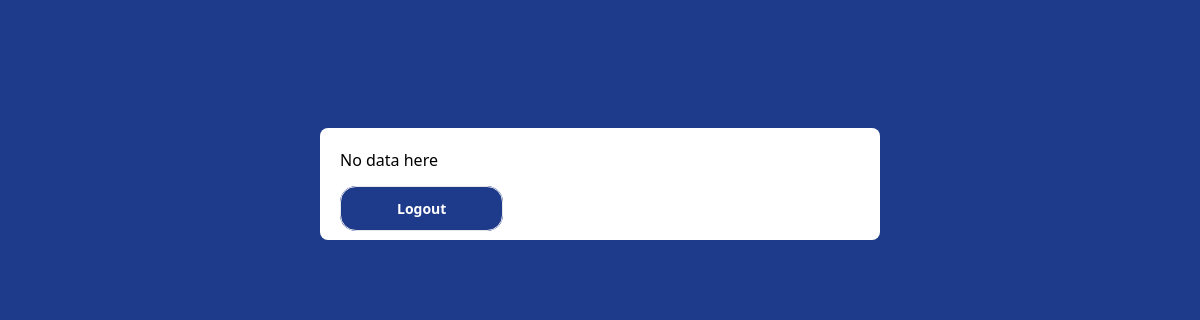
The app's page /list_report_form_view (signed in), older data.
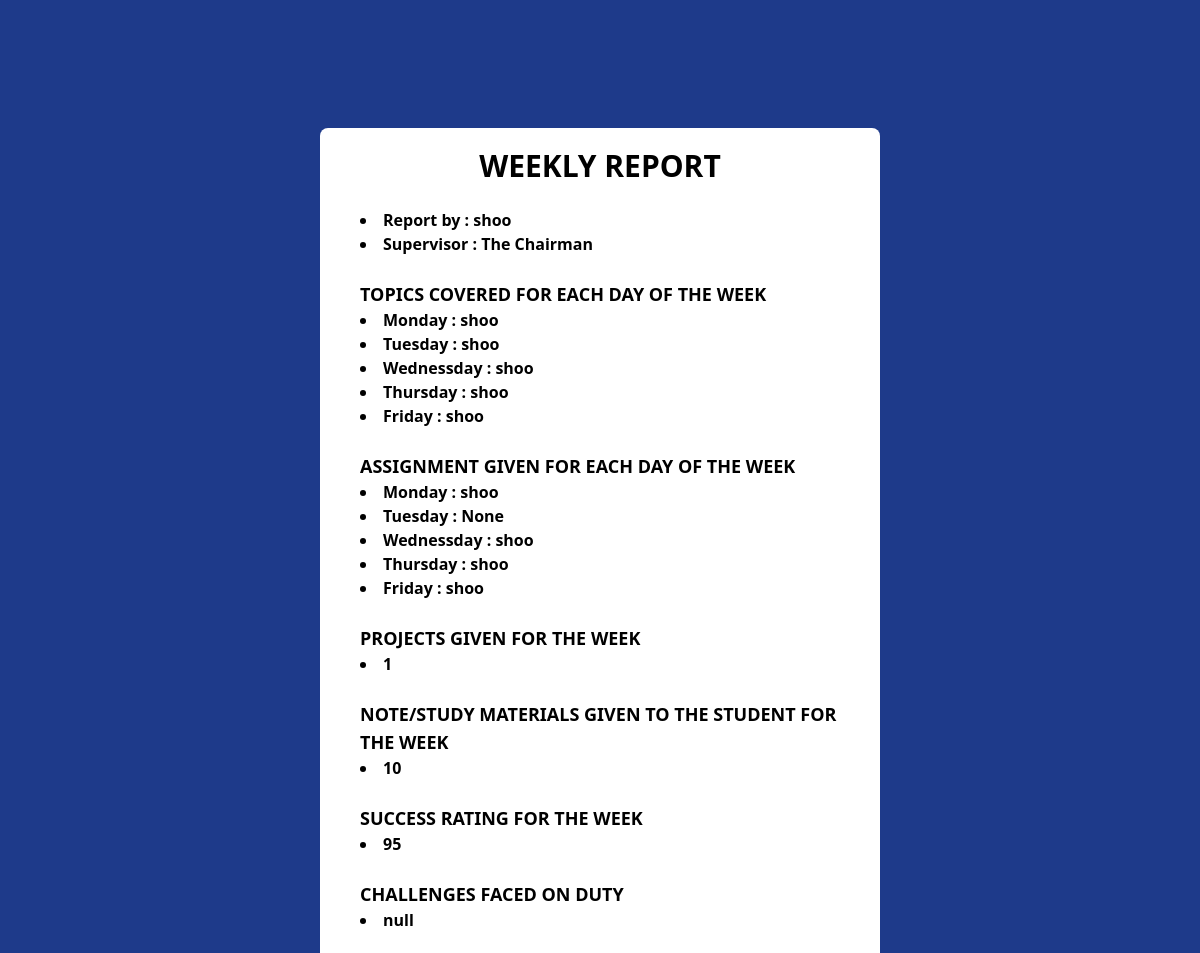
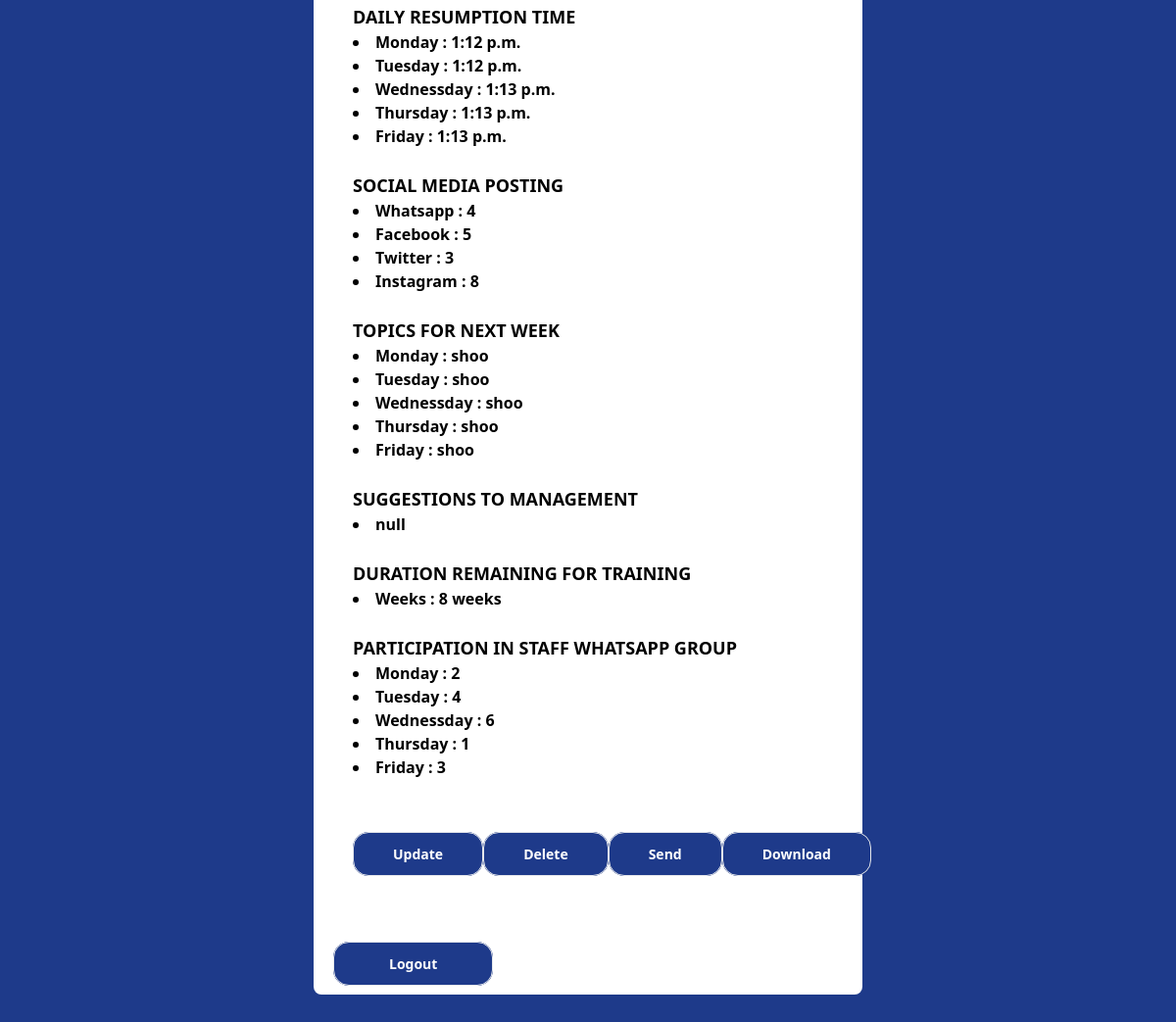
The same page, newer data (2 pictures, top to bottom).
### report/models.py (models this page shows)
class Form(models.Model):
    user = models.ForeignKey(User, on_delete=models.CASCADE)
    supervisor = models.CharField(max_length=20, default='The Chairman')
    monday = models.CharField(max_length=100)
    tuesday = models.CharField(max_length=100)
    wednessday = models.CharField(max_length=100)
    thursday = models.CharField(max_length=100)
    friday = models.CharField(max_length=100)
    monday1 = models.CharField(max_length=100)
    tuesday1 = models.CharField(max_length=100)
    wednessday1 = models.CharField(max_length=100)
    thursday1 = models.CharField(max_length=100)
    friday1 = models.CharField(max_length=100)
    projects = models.IntegerField()
    study_materials = models.IntegerField()
    rating = models.IntegerField()
    challenges = models.CharField(max_length=100)
    monday2 = models.TimeField()
    tuesday2 = models.TimeField()
    wednessday2 = models.TimeField()
    thursday2 = models.TimeField()
    friday2 = models.TimeField()
    whatsapp = models.IntegerField()
    facebook = models.IntegerField()
    twitter = models.IntegerField()
    instagram = models.IntegerField()
    monday3 = models.CharField(max_length=100)
    tuesday3 = models.CharField(max_length=100)
    wednessday3 = models.CharField(max_length=100)
    thursday3 = models.CharField(max_length=100)
    friday3 = models.CharField(max_length=100)
    sugestions = models.CharField(max_length=100)
    total_weeks = models.CharField(max_length=20)
    monday4 = models.IntegerField()
    tuesday4 = models.IntegerField()
    wednessday4 = models.IntegerField()
    thursday4 = models.IntegerField()
    friday4 = models.IntegerField()

### report/views.py (the view)
# urls.py: path('list_report_form_view', ListReportFormView.as_view(), name='list_report'),
class ListReportFormView(LoginRequiredMixin, ListView):
    template_name = 'list_report.html'
    context_object_name = 'report'
    login_url ='/login'
    def get_queryset(self):
        return Form.objects.filter(user=self.request.user)

### report/templates/list_report.html
{% extends "base.html" %}
{% load static tailwind_tags %}
{% block contents  %}
<div class="my-32 md:mx-80 mx-12 p-5 bg-white rounded-lg">
    {% if report %}
    <div class="mx-5">
        {% for rep in report %}
        <h1 class="text-3xl text-center font-sans font-extrabold">WEEKLY REPORT</h1>
        <br/>
        <li class="font-sans font-bold text-black text-left">
            Report by : {{ rep.user }}</li>
        <li class="font-sans font-bold text-black text-left">
            Supervisor : {{ rep.supervisor }}</li>
        <br/>
        <h3 class="text-lg font-sans font-extrabold">TOPICS COVERED FOR EACH DAY OF THE WEEK</h3>
        <li class="font-sans font-bold text-black text-left">
            Monday : {{ rep.monday }}</li>
        <li class="font-sans font-bold text-black text-left">
            Tuesday : {{ rep.tuesday }}</li>
        <li class="font-sans font-bold text-black text-left">
            Wednessday : {{ rep.wednessday }}</li>
        <li class="font-sans font-bold text-black text-left">
            Thursday : {{ rep.thursday }}</li>
        <li class="font-sans font-bold text-black text-left">
            Friday : {{ rep.friday }}</li>
        <br/>
        <h3 class="text-lg font-sans font-extrabold">ASSIGNMENT GIVEN FOR EACH DAY OF THE WEEK</h3>
        <li class="font-sans font-bold text-black text-left">
            Monday : {{ rep.monday1 }}</li>
        <li class="font-sans font-bold text-black text-left">
            Tuesday : {{ rep.tuesday1 }}</li>
        <li class="font-sans font-bold text-black text-left">
            Wednessday : {{ rep.wednessday1 }}</li>
        <li class="font-sans font-bold text-black text-left">
            Thursday : {{ rep.thursday1 }}</li>
        <li class="font-sans font-bold text-black text-left">
            Friday : {{ rep.friday1 }}</li>
        <br/>
        <h3 class="text-lg font-sans font-extrabold">PROJECTS GIVEN FOR THE WEEK</h3>
        <li class="font-sans font-bold text-black text-left">
            {{ rep.projects }}</li>
        <br/>
        <h3 class="text-lg font-sans font-extrabold">NOTE/STUDY MATERIALS GIVEN TO THE STUDENT FOR THE WEEK</h3>
        <li class="font-sans font-bold text-black text-left">
            {{ rep.study_materials }}</li>
        <br/>
        <h3 class="text-lg font-sans font-extrabold">SUCCESS RATING FOR THE WEEK</h3>
        <li class="font-sans font-bold text-black text-left">
            {{ rep.rating }}</li>
        <br/>
        <h3 class="text-lg font-sans font-extrabold">CHALLENGES FACED ON DUTY</h3>
        <li class="font-sans font-bold text-black text-left">
            {{ rep.challenges }}</li>
        <br/>
        <h3 class="text-lg font-sans font-extrabold">DAILY RESUMPTION TIME</h3>
        <li class="font-sans font-bold text-black text-left">
            Monday : {{ rep.monday2 }}</li>
        <li class="font-sans font-bold text-black text-left">
            Tuesday : {{ rep.tuesday2 }}</li>
        <li class="font-sans font-bold text-black text-left">
            Wednessday : {{ rep.wednessday2 }}</li>
        <li class="font-sans font-bold text-black text-left">
            Thursday : {{ rep.thursday2 }}</li>
        <li class="font-sans font-bold text-black text-left">
            Friday : {{ rep.friday2 }}</li>
        <br/>
        <h3 class="text-lg font-sans font-extrabold">SOCIAL MEDIA POSTING</h3>
        <li class="font-sans font-bold text-black text-left">
            Whatsapp : {{ rep.whatsapp }}</li>
        <li class="font-sans font-bold text-black text-left">
            Facebook : {{ rep.facebook }}</li>
        <li class="font-sans font-bold text-black text-left">
            Twitter : {{ rep.twitter }}</li>
        <li class="font-sans font-bold text-black text-left">
            Instagram : {{ rep.instagram }}</li>
        <br/>
        <h3 class="text-lg font-sans font-extrabold">TOPICS FOR NEXT WEEK</h3>
        <li class="font-sans font-bold text-black text-left">
            Monday : {{ rep.monday3 }}</li>
        <li class="font-sans font-bold text-black text-left">
            Tuesday : {{ rep.tuesday3 }}</li>
        <li class="font-sans font-bold text-black text-left">
            Wednessday : {{ rep.wednessday3 }}</li>
        <li class="font-sans font-bold text-black text-left">
            Thursday : {{ rep.thursday3 }}</li>
        <li class="font-sans font-bold text-black text-left">
            Friday : {{ rep.friday3 }}</li>
        <br/>
        <h3 class="text-lg font-sans font-extrabold">SUGGESTIONS TO MANAGEMENT</h3>
        <li class="font-sans font-bold text-black text-left">
            {{ rep.sugestions }}</li>
        <br/>
        <h3 class="text-lg font-sans font-extrabold">DURATION REMAINING FOR TRAINING</h3>
        <li class="font-sans font-bold text-black text-left">
            Weeks : {{ rep.total_weeks }}</li>
        <br/>
        <h3 class="text-lg font-sans font-extrabold">PARTICIPATION IN STAFF WHATSAPP GROUP</h3>
        <li class="font-sans font-bold text-black text-left">
            Monday : {{ rep.monday4 }}</li>
        <li class="font-sans font-bold text-black text-left">
            Tuesday : {{ rep.tuesday4 }}</li>
        <li class="font-sans font-bold text-black text-left">
            Wednessday : {{ rep.wednessday4 }}</li>
        <li class="font-sans font-bold text-black text-left">
            Thursday : {{ rep.thursday4 }}</li>
        <li class="font-sans font-bold text-black text-left">
            Friday : {{ rep.friday4 }}</li>
        <br/>
        <div class="md:flex">
            <button class="my-10">
                <a
                href="{% url 'report:update_report' pk=rep.id %}"
                class="bg-blue-900 text-white text-sm md:rounded-2xl rounded-2xl mt-3 py-3 md:px-10 px-10 text-center font-sans font-bold border">
                Update
                </a>
            </button>
            <button>
                <a
                href="{% url 'report:delete_report' pk=rep.id %}"
                class="bg-blue-900 text-white text-sm md:rounded-2xl rounded-2xl mt-3 py-3 md:px-10 px-10 text-center font-sans font-bold border">
                Delete
                </a>
            </button>
            <button>
                <a
                href="{% url 'report:pdf_view' %}"
                class="bg-blue-900 text-white text-sm md:rounded-2xl rounded-2xl mt-3 py-3 md:px-10 px-10 text-center font-sans font-bold border">
                Send
                </a>
            </button>
            <button>
                <a
                href="{% url 'report:pdf_download' %}"
                class="bg-blue-900 text-white text-sm md:rounded-2xl rounded-2xl mt-3 py-3 md:px-10 px-10 text-center font-sans font-bold border">
                Download
                </a>
            </button>
        </div>
        <br/>
        {% endfor %}
    </div>
    {% else %}
    <p>No data here</p>
    {% endif %}
    <br/>
    <div class="">
        <button>
            <a
            href="{% url 'accounts:logout' %}"
            class="bg-blue-900 text-white text-sm md:rounded-2xl rounded-2xl mt-3 py-3 md:px-14 px-10 text-center font-sans font-bold border">
            Logout
            </a>
        </button>
    </div>
</div>
{% endblock  %}

### templates/base.html (shortened to what this page needs)
{% load static tailwind_tags %}
<!DOCTYPE html>
<html lang="en">
<head>
  <link rel="stylesheet" href="{% static './css/style.css' %}" />
  {% tailwind_css %}
</head>
<body class="bg-blue-900">
{% block contents  %}
{% endblock  %}
</body>
</html>

Row changes from the older to the newer data that the page shows:
added Form: user "shoo", supervisor "The Chairman", monday "shoo", tuesday "shoo", wednessday "shoo", thursday "shoo", friday "shoo", monday1 "shoo", tuesday1 "None", wednessday1 "shoo", thursday1 "shoo", friday1 "shoo", projects "1", study_materials "10", rating "95", challenges "null", monday2 "1:12 p.m.", tuesday2 "1:12 p.m.", wednessday2 "1:13 p.m.", thursday2 "1:13 p.m.", friday2 "1:13 p.m.", whatsapp "4", facebook "5", twitter "3", instagram "8", monday3 "shoo", tuesday3 "shoo", wednessday3 "shoo", thursday3 "shoo", friday3 "shoo", sugestions "null", total_weeks "8 weeks", monday4 "2", tuesday4 "4", wednessday4 "6", thursday4 "1", friday4 "3"
Text that changed along with them:
text no longer shown: "No data here"
